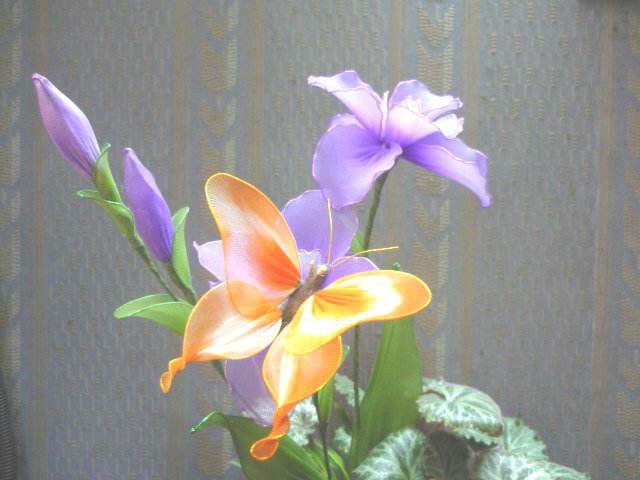
#> input picture datas/f4.jpg, 640 x 480 px
$ jupyter execute --allow-errors '06-图像增强.ipynb'   (shell and % lines are left out)
#> lines starting #> are read from the running program, lines starting #| are printed output that depends on the picture
# 图像增强

[cell 1]
import matplotlib.pyplot as plt
import cv2
import numpy as np

[cell 2]
src = cv2.imread('../datas/f4.jpg')
#> src is the input picture: shape (480, 640, 3); mean B, G, R 142.8, 147.8, 150.1
rgb = cv2.cvtColor(src,cv2.COLOR_BGR2RGB)
gray = cv2.cvtColor(src,cv2.COLOR_BGR2GRAY)
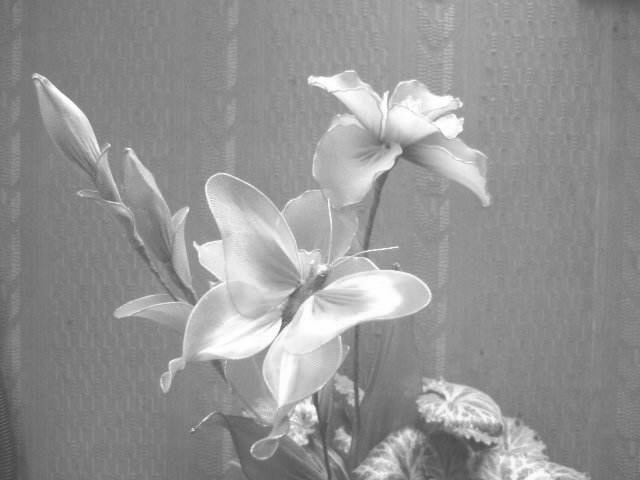
#> gray: shape (480, 640); min 66, max 255, mean 147.9

[cell 3]
channels = cv2.split(rgb)

## 1.直方图均衡化

[cell 4]
gr = cv2.equalizeHist(channels[0])
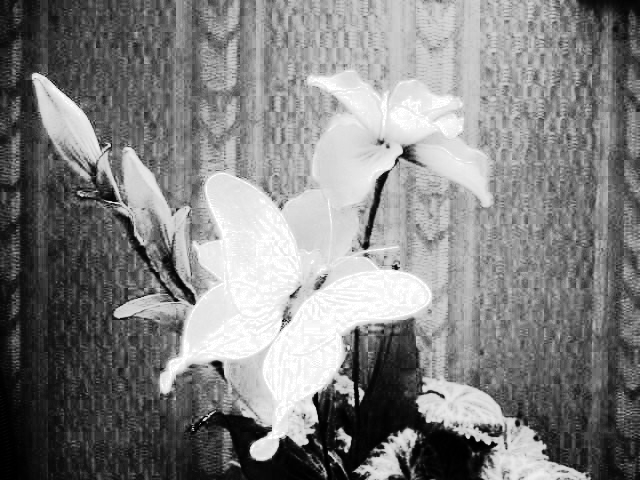
#> gr: shape (480, 640); min 0, max 255, mean 129.1
gg = cv2.equalizeHist(channels[1])
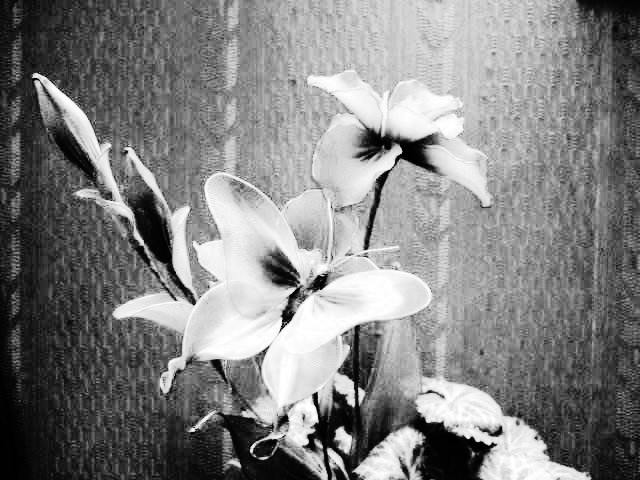
#> gg: shape (480, 640); min 0, max 255, mean 129.2
gb = cv2.equalizeHist(channels[2])
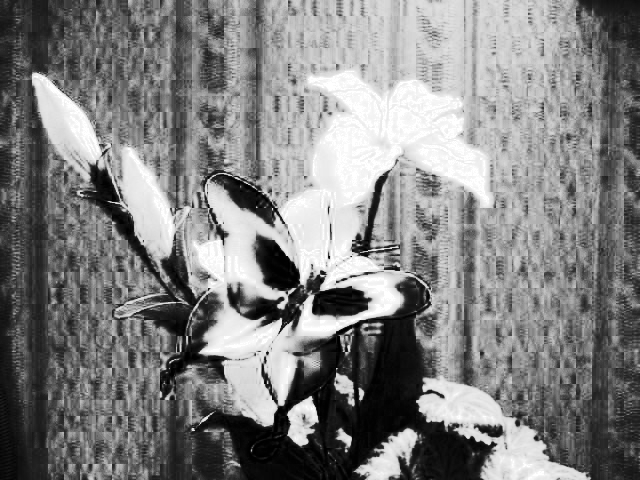
#> gb: shape (480, 640); min 0, max 255, mean 129.1
dst_histeq = cv2.merge([gr,gg,gb])
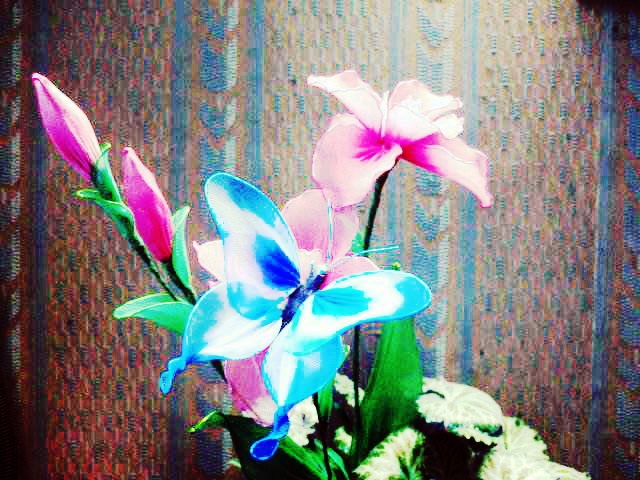
#> dst_histeq: shape (480, 640, 3); mean of channels 0, 1, 2 129.1, 129.2, 129.1; drawn as B, G, R

[cell 5]
plt.subplot(121)
plt.imshow(rgb)
plt.title('SRC')
plt.subplot(122)
plt.imshow(dst_histeq)
plt.title('Histogram Equation')

## 2.对比度

[cell 6]
alpha = -1
beta = 60
# rgb_f = rgb.astype(np.float64)
#> (the rest of this cell did not finish here and is left out)

[cell 7]
plt.subplot(121)
plt.imshow(rgb)
plt.title('SRC')
plt.subplot(122)
#> (the rest of this cell did not finish here and is left out)

## 3.亮度

[cell 8]
alpha = 1
rgb_f = rgb.astype(np.float64)
dst_brightness = alpha * rgb_f + beta
dst_brightness[dst_brightness > 255] = 255
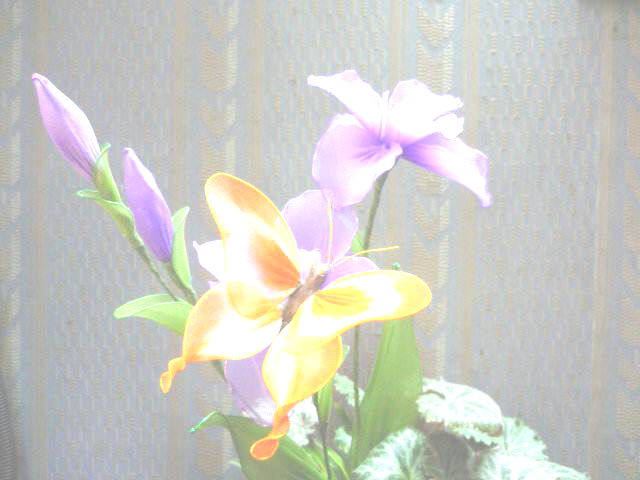
#> dst_brightness: shape (480, 640, 3) float64; mean R, G, B 204.2, 204.7, 198.1
dst_brightness = dst_brightness.astype(np.uint8)

[cell 9]
plt.subplot(121)
plt.imshow(rgb)
plt.title('SRC')
plt.subplot(122)
plt.imshow(dst_brightness)
plt.title('Brightness')

## 4.亮度对比度

[cell 10]
alpha = 1.5
beta = -80
dst_brightness = alpha * rgb_f + beta
# dst_brightness[dst_brightness < 0 ] = 0
#> (the rest of this cell did not finish here and is left out)

[cell 11]
plt.subplot(121)
plt.imshow(rgb)
plt.title('SRC')
plt.subplot(122)
plt.imshow(dst_brightness)
plt.title('Contrast & Brightness')
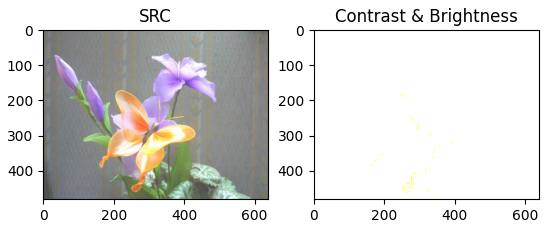
#> figure drawn by matplotlib, 2 panels

$ run again, with datas/f1.jpg copied over datas/f4.jpg
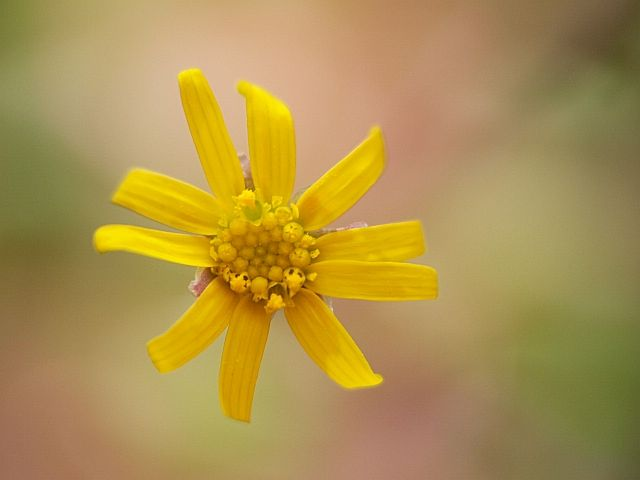
#> input picture datas/f1.jpg, 640 x 480 px
#> src is the input picture: shape (480, 640, 3); mean B, G, R 78.8, 145.8, 173.2
#> `dst_brightness[dst_brightness > 255] = 255`:
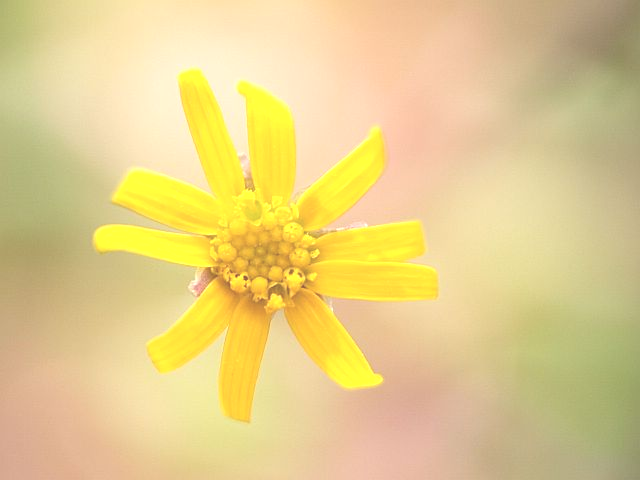
#> dst_brightness: shape (480, 640, 3) float64; mean R, G, B 228.1, 205.5, 138.8
#> `[cell 11] plt.subplot(121) plt.imshow(rgb) plt.title('SRC') plt.subplo..`:
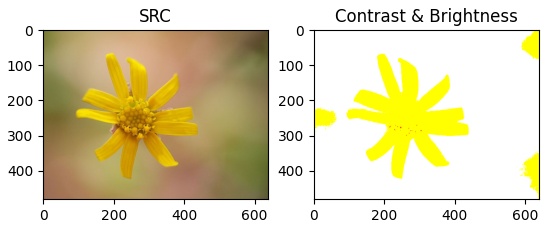
#> figure drawn by matplotlib, 2 panels

$ run again, with datas/f3.jpg copied over datas/f4.jpg
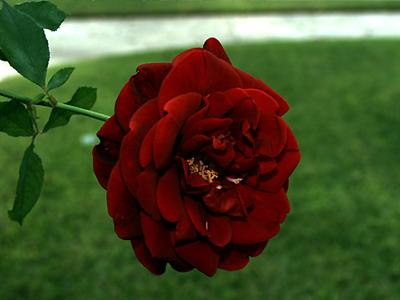
#> input picture datas/f3.jpg, 400 x 300 px
#> src is the input picture: shape (300, 400, 3); mean B, G, R 41.2, 78.6, 72.4
#> `dst_brightness[dst_brightness > 255] = 255`:
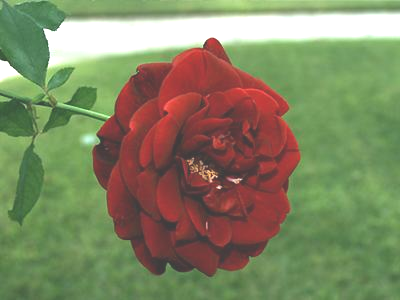
#> dst_brightness: shape (300, 400, 3) float64; mean R, G, B 130.1, 135, 99
#> `[cell 11] plt.subplot(121) plt.imshow(rgb) plt.title('SRC') plt.subplo..`:
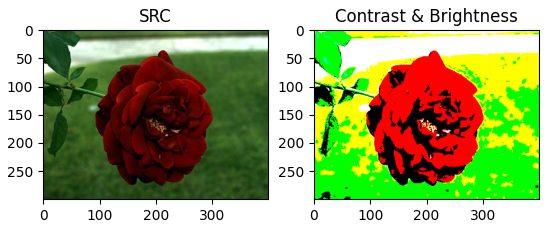
#> figure drawn by matplotlib, 2 panels
